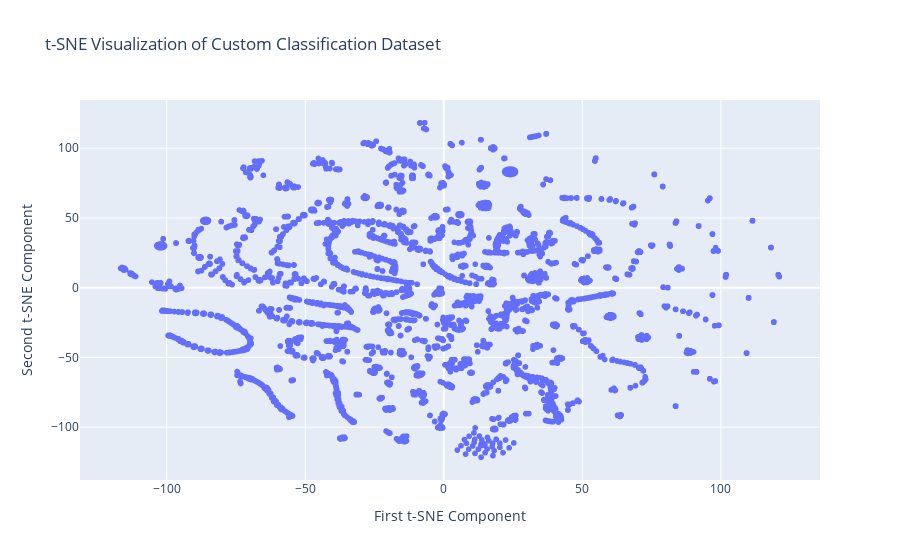

Write notebook code for a chart like this one.
### Code cell
fig = px.scatter(
    tsne_df,
    x='t-SNE 1',
    y='t-SNE 2',
    hover_data={
        'corrected_resource_type': True,
        'corrected_subject_form': True,
        'corrected_lang': True,
        'lat':True,
        'lng':True,
        'city_info':True,
        'index': False  # Hide index from tooltip
    },
    title="t-SNE Visualization of Custom Classification Dataset"
)

fig.update_layout(
    xaxis_title="First t-SNE Component",
    yaxis_title="Second t-SNE Component",
    hoverlabel=dict(bgcolor="white", font_size=12)
)

# Show interactive plot
fig.show()

### Figure 1 — Plotly figure (JSON) as saved in the notebook; plotly's stock layout.template omitted (floating-point values rounded to 4 significant figures; data arrays with more than 128 entries replaced by an {"elided": "..."} marker saying what was removed)
{"data": [{"customdata": {"elided": "10000x7 mixed values"}, "hovertemplate": "t-SNE 1=%{x}<br>t-SNE 2=%{y}<br>corrected_resource_type=%{customdata[0]}<br>corrected_subject_form=%{customdata[1]}<br>corrected_lang=%{customdata[2]}<br>lat=%{customdata[3]}<br>lng=%{customdata[4]}<br>city_info=%{customdata[5]}<extra></extra>", "legendgroup": "", "marker": {"color": "#636efa", "symbol": "circle"}, "mode": "markers", "name": "", "showlegend": false, "type": "scattergl", "x": {"elided": "10000 float values"}, "xaxis": "x", "y": {"elided": "10000 float values"}, "yaxis": "y"}], "layout": {"hoverlabel": {"bgcolor": "white", "font": {"size": 12}}, "legend": {"tracegroupgap": 0}, "title": {"text": "t-SNE Visualization of Custom Classification Dataset"}, "xaxis": {"anchor": "y", "domain": [0, 1], "title": {"text": "First t-SNE Component"}}, "yaxis": {"anchor": "x", "domain": [0, 1], "title": {"text": "Second t-SNE Component"}}}}
